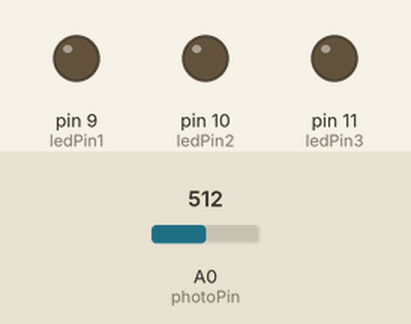
Recording of a sketch running on a simulated Arduino Uno, built with avr-gcc and run on an emulated ATmega328P. On the bench: output pins drawn as LEDs (lit = HIGH). Inputs (shaded band) come from the test bench; at power-on: A0 (photoPin) = 512.

Above: at 1.2 s.
1.3 s: A0 (photoPin) set to 716
At 1.9 s:
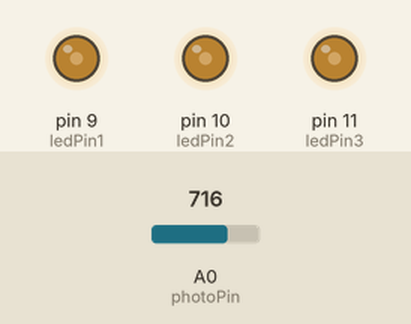
2.8 s: A0 (photoPin) set to 900
At 4.0 s:
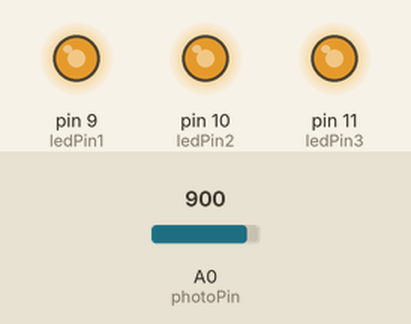
4.3 s: A0 (photoPin) set to 306
At 5.4 s:
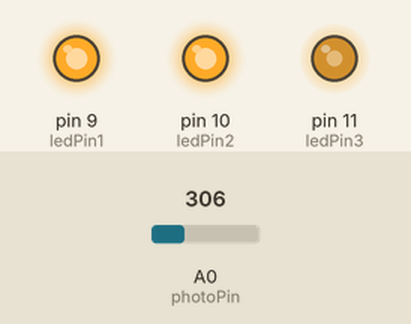
5.8 s: A0 (photoPin) set to 122
At 6.5 s:
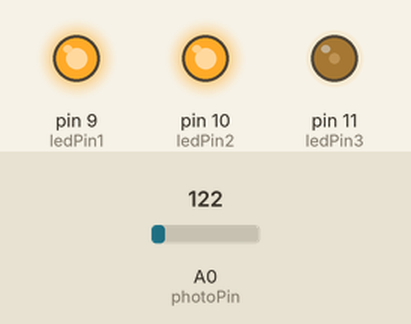
Timing chart, 0 to 8.3 s (numbered marks = the images above; inputs shaded):
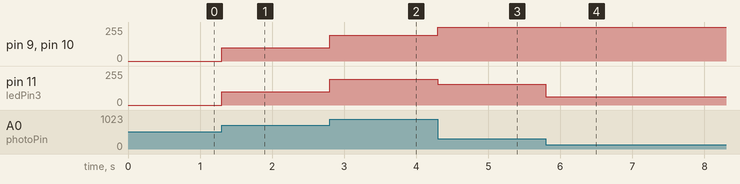

The sketch:

Dim.ino
```cpp
/*****************************************************
    DIM THE LIGHTS
    Use a photoresistor to read the amount of light
    outside. If the light is high, lower the brightness
    of the RGB LED; if the light is low, raise the
    brightness.
    ***************************************************/

    // Create variable to store pin numbers for lights and buttons
    // Since photoresistor is analog, the pin is A0 instead of just 0
    int photoPin = A0;
    int ledPin1 = 9;
    int ledPin2 = 10;
    int ledPin3 = 11;

    // Initalize variables
    void setup() {
      // LED pins are turning on/off so they're OUTPUT
      pinMode(ledPin1, OUTPUT);
      pinMode(ledPin2, OUTPUT);
      pinMode(ledPin3, OUTPUT);

      // We're reading the photoresistor value so it's INPUT
      pinMode(photoPin, INPUT);
    }

    // This method repeats continuously while Arduino is powered
    void loop() {
      // Use analogRead to find the amount of light as an integer
      // between 512 and 1023
      int photoValue = analogRead(photoPin);

      // Use the map method to convert our read value into something
      // we can output to the LED - something between 0-255
      int newValue = map(photoValue, 512, 1023, 0, 255);

      // Write the corresponding light value to the LED
      // to control the brightness
      analogWrite(ledPin1, newValue);
      analogWrite(ledPin2, newValue);
      analogWrite(ledPin3, newValue);
    }
```

Measured:
- after the input at 1.3 s, pin 9 (ledPin1), pin 10 (ledPin2), pin 11 (ledPin3): 0/255 → 101/255 at once
- after the input at 2.8 s, pin 9 (ledPin1), pin 10 (ledPin2), pin 11 (ledPin3): 101/255 → 193/255 at once
- after the input at 4.3 s, pin 9 (ledPin1), pin 10 (ledPin2): 193/255 → 255/255 at once; pin 11 (ledPin3): 193/255 → 154/255 at once
- after the input at 5.8 s, pin 11 (ledPin3): 154/255 → 62/255 at once
